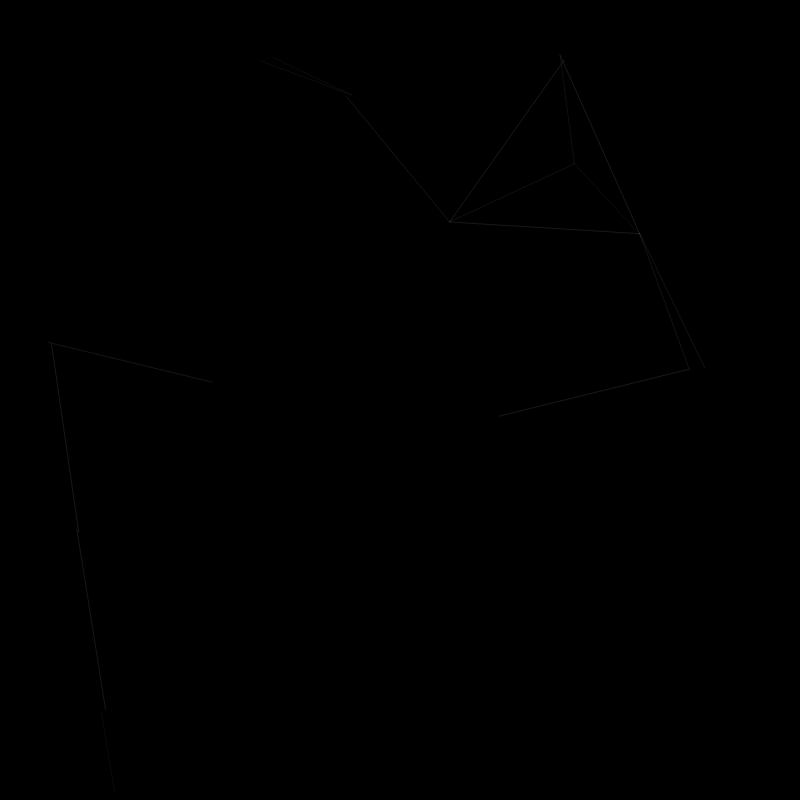
Frame 1 (no input)
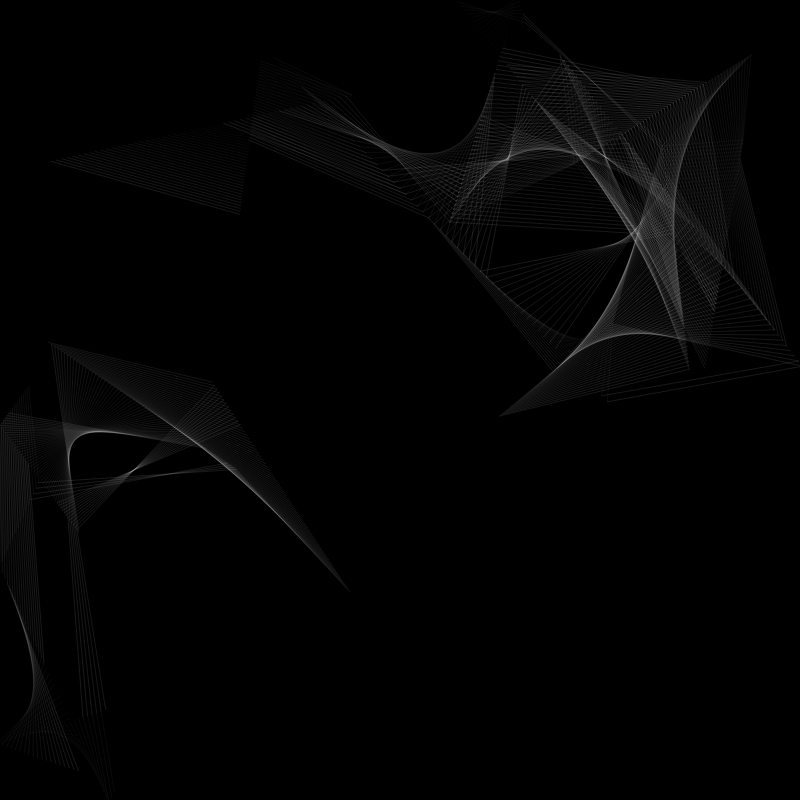
Frame 60 (no input)
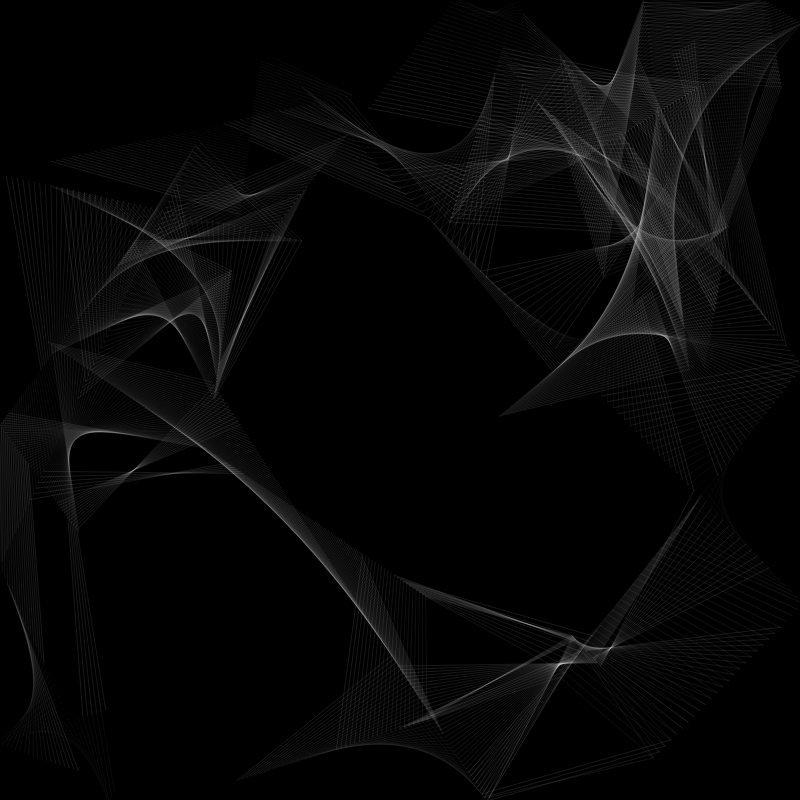
Frame 120 (the mouse pressed at the canvas centre since frame 60)

The p5.js sketch that drew these frames (run headless with seeded random() and noise() and a simulated clock; from frame 60 on, the mouse is pressed at the canvas centre):

// p5.js sketch
// ── sketch.js
const MAX_SPEED = 6;
const DRAW_DISTANCE_THRESHOLD = 200;

//an array to store all our agents
var agents = [];

function setup() {
  createCanvas(800, 800);
  background(0);
  
  for (let i = 0; i < 16; i++) {
    createAgent(random(width), random(height));
  }
}

function draw() {
  // background(255);
  
  for (let i = 0; i < agents.length; i++) {
    
    let a = agents[i];
    
    a.move();
    
    //look at all the other agents in the array
    for (let j = i + 1; j < agents.length; j++) {
      
      let otherAgent = agents[j];
      
      //dist(x1, y1, x2, y2)
      let d = dist(a.x, a.y, otherAgent.x, otherAgent.y);
      
      if (d < DRAW_DISTANCE_THRESHOLD) {
        
        let strokeColor = map(d, 0, DRAW_DISTANCE_THRESHOLD, 0, 255);
        
        stroke(strokeColor, 25);
        line(a.x, a.y, otherAgent.x, otherAgent.y);  
      }
    }
  }
}

function createAgent(posX, posY) {
  
  let agent = {

    x : posX,
    y : posY,
    dirX : random(-1, 1) * MAX_SPEED,
    dirY : random(-1, 1) * MAX_SPEED,
    
    move : function() {
      this.x += this.dirX;
      this.y += this.dirY;
      
      this.keepInBounds();
    },
    
    keepInBounds : function() {
      if (this.x < 0 || this.x > width) {
        this.dirX *= -1;
      }
      
      if (this.y < 0 || this.y > height) {
        this.dirY *= -1;
      }
    }
    
  };
  
  agents.push(agent);
}
